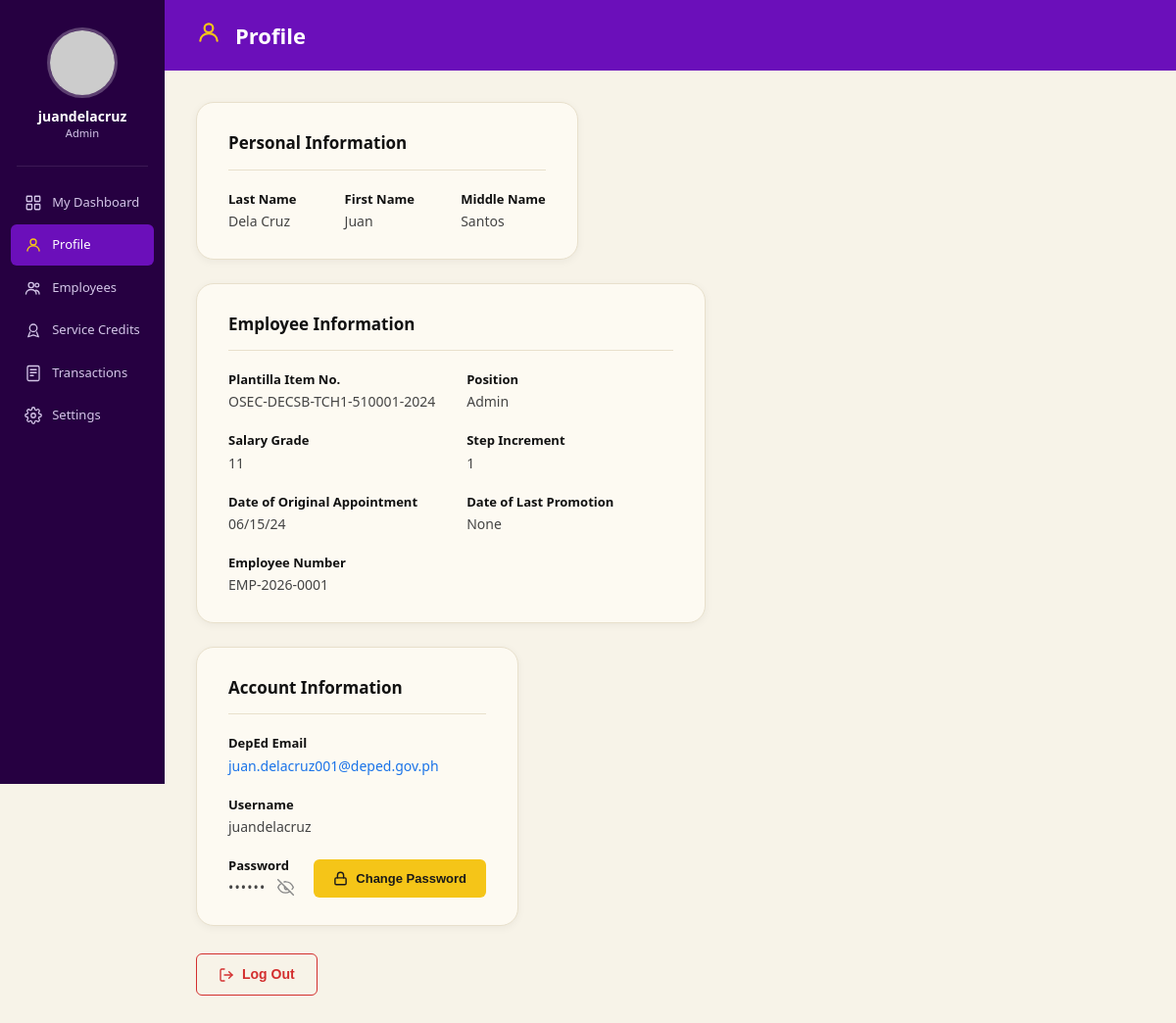
Page /Pages/Admin/adminProfile.php (signed in) on the committed database.
### tables this page shows
CREATE TABLE `employees` (
  `employee_id` int(10) UNSIGNED NOT NULL,
  `employee_number` varchar(50) NOT NULL,
  `personnel_type` enum('Teaching','Non-Teaching') NOT NULL,
  `last_name` varchar(100) NOT NULL,
  `first_name` varchar(100) NOT NULL,
  `middle_name` varchar(100) DEFAULT NULL,
  `plantilla_item_number` varchar(100) DEFAULT NULL,
  `position` varchar(150) NOT NULL,
  `salary_grade` tinyint(3) UNSIGNED DEFAULT NULL,
  `step_increment` tinyint(3) UNSIGNED DEFAULT NULL,
  `date_original_appointment` date DEFAULT NULL,
  `date_last_promotion` date DEFAULT NULL,
  `deped_email` varchar(150) NOT NULL,
  `created_at` datetime NOT NULL DEFAULT current_timestamp(),
  `updated_at` datetime NOT NULL DEFAULT current_timestamp() ON UPDATE current_timestamp()
);

CREATE TABLE `accounts` (
  `account_id` int(10) UNSIGNED NOT NULL,
  `employee_id` int(10) UNSIGNED NOT NULL,
  `role_id` int(10) UNSIGNED NOT NULL,
  `username` varchar(100) NOT NULL,
  `password_hash` varchar(255) NOT NULL,
  `is_active` tinyint(1) NOT NULL DEFAULT 1,
  `created_at` datetime NOT NULL DEFAULT current_timestamp(),
  `updated_at` datetime NOT NULL DEFAULT current_timestamp() ON UPDATE current_timestamp()
);

### database.php (called while the page is built, shortened)
<?php
function db(): PDO {
    static $pdo = null;
    if ($pdo === null) {
        $host = "localhost";
        $database = "db_persys";
        $username = "root";
        $password = "";
        try {
            $pdo = new PDO(
                "mysql:host=$host;dbname=$database;charset=utf8mb4",
                $username,
                $password,
                [
                    PDO::ATTR_ERRMODE => PDO::ERRMODE_EXCEPTION,
                    PDO::ATTR_DEFAULT_FETCH_MODE => PDO::FETCH_ASSOC,
                    PDO::ATTR_EMULATE_PREPARES => false,
                ]
            );
        } catch (PDOException $e) {
            die("Database connection failed: " . $e->getMessage());
        }
    }
    return $pdo;
}

### Pages/Admin/adminProfile.php (the view, shortened to what this page needs)
<?php
$stmt = db()->prepare("
    SELECT
        e.employee_id,
        e.employee_number,
        e.last_name,
        e.first_name,
        e.middle_name,
        e.plantilla_item_number,
        e.position,
        e.salary_grade,
        e.step_increment,
        e.date_original_appointment,
        e.date_last_promotion,
        e.deped_email,
        a.username,
        r.role_name
    FROM employees e
    INNER JOIN accounts a
        ON a.employee_id = e.employee_id
    INNER JOIN roles r
        ON r.role_id = a.role_id
    WHERE e.employee_id = ?
      AND a.is_active = 1
");
$stmt->execute([$_SESSION['employee_id']]);
$profile = $stmt->fetch();
?>
<!DOCTYPE html>
<html lang="en">
<head>
  <link rel="stylesheet" href="../../styles/admin.css" />
  <link rel="stylesheet" href="../../styles/admin-profile.css" />
</head>
<body>
  <div class="app-shell">
    <aside class="sidebar" id="sidebar" aria-label="Admin navigation">
      <img
        class="sidebar-avatar"
        src="https://placehold.co/72x72/6B0FBA/FFFFFF?text=A"
        alt="Admin profile photo"
      />
       <p class="sidebar-name"> <?php echo $_SESSION['username']; ?></p>
      <p class="sidebar-role"> <?php echo $_SESSION['role_name']; ?></p>
      <div class="sidebar-divider" role="separator"></div>
      <nav aria-label="Main menu">
        <ul class="sidebar-nav">
          <li>
            <a href="adminDashboard.php" class="nav-item">
              <span class="nav-icon" aria-hidden="true">
                <svg viewBox="0 0 24 24">
                  <rect x="3" y="3" width="7" height="7" rx="1"/>
                  <rect x="14" y="3" width="7" height="7" rx="1"/>
                  <rect x="3" y="14" width="7" height="7" rx="1"/>
                  <rect x="14" y="14" width="7" height="7" rx="1"/>
                </svg>
              </span>
              My Dashboard
            </a>
          </li>
          <li>
            <a href="#" class="nav-item active" aria-current="page">
              <span class="nav-icon" aria-hidden="true">
                <svg viewBox="0 0 24 24">
                  <circle cx="12" cy="8" r="4"/>
                  <path d="M4 20c0-4 3.6-7 8-7s8 3 8 7"/>
                </svg>
              </span>
              Profile
            </a>
          </li>
          <li>
            <a href="adminEmployees.php" class="nav-item">
              <span class="nav-icon" aria-hidden="true">
                <svg viewBox="0 0 24 24">
                  <circle cx="9" cy="8" r="3.5"/>
                  <path d="M2 20c0-3.3 3.1-6 7-6s7 2.7 7 6"/>
                  <circle cx="17" cy="8" r="2.5"/>
                  <path d="M20 20c0-2.5-1.9-4.5-4.5-5"/>
                </svg>
              </span>
              Employees
            </a>
          </li>
          <li>
            <a href="adminServiceCredits.php" class="nav-item">
              <span class="nav-icon" aria-hidden="true">
                <svg viewBox="0 0 24 24">
                  <circle cx="12" cy="9" r="5"/>
                  <path d="M7.5 14.5L5 21l7-2.5L19 21l-2.5-6.5"/>
                </svg>
              </span>
              Service Credits
            </a>
          </li>
          <li>
            <a href="adminTransactions.php" class="nav-item">
              <span class="nav-icon" aria-hidden="true">
                <svg viewBox="0 0 24 24">
                  <rect x="4" y="2" width="16" height="20" rx="2"/>
                  <line x1="8" y1="7" x2="16" y2="7"/>
                  <line x1="8" y1="11" x2="16" y2="11"/>
                  <line x1="8" y1="15" x2="12" y2="15"/>
                </svg>
              </span>
              Transactions
            </a>
          </li>
          <li>
            <a href="adminSettings.php" class="nav-item">
              <span class="nav-icon" aria-hidden="true">
              </span>
              Settings
            </a>
          </li>
        </ul>
      </nav>
    </aside>
    <div class="main-wrapper">
      <header class="topbar" role="banner">
        <span class="topbar-person-icon" aria-hidden="true">
          <svg viewBox="0 0 24 24">
            <circle cx="12" cy="8" r="4"/>
            <path d="M4 20c0-4 3.6-7 8-7s8 3 8 7"/>
          </svg>
        </span>
        <h1 class="topbar-title">Profile</h1>
      </header>
      <main class="page-content profile-content" id="mainContent">
        <section class="profile-card" aria-labelledby="personalInfoTitle">
          <h2 class="profile-card-title" id="personalInfoTitle">
            Personal Information
          </h2>
          <dl class="info-grid cols-3">
            <div class="info-field">
              <dt class="field-key">Last Name</dt>
              <dd class="field-val"><?= htmlspecialchars($profile['last_name']) ?></dd>
            </div>
            <div class="info-field">
              <dt class="field-key">First Name</dt>
              <dd class="field-val"><?= htmlspecialchars($profile['first_name']) ?></dd>
            </div>
            <div class="info-field">
              <dt class="field-key">Middle Name</dt>
              <dd class="field-val"><?= htmlspecialchars($profile['middle_name']) ?></dd>
            </div>
          </dl>
        </section>
        <section class="profile-card" aria-labelledby="employeeInfoTitle">
          <h2 class="profile-card-title" id="employeeInfoTitle">
            Employee Information
          </h2>
          <dl class="info-grid cols-2">
            <div class="info-field">
              <dt class="field-key">Plantilla Item No.</dt>
              <dd class="field-val"><?= htmlspecialchars($profile['plantilla_item_number']) ?></dd>
            </div>
            <div class="info-field">
              <dt class="field-key">Position</dt>
              <dd class="field-val"><?= htmlspecialchars($profile['position']) ?></dd>
            </div>
            <div class="info-field">
              <dt class="field-key">Salary Grade</dt>
              <dd class="field-val"><?= htmlspecialchars($profile['salary_grade']) ?></dd>
            </div>
            <div class="info-field">
              <dt class="field-key">Step Increment</dt>
              <dd class="field-val"><?= htmlspecialchars($profile['step_increment']) ?></dd>
            </div>
            <div class="info-field">
              <dt class="field-key">Date of Original Appointment</dt>
              <dd class="field-val"> <?= date(
                    'm/d/y',
                    strtotime($profile['date_original_appointment'])
                ) ?></dd>
            </div>
            <div class="info-field">
              <dt class="field-key">Date of Last Promotion</dt>
              <dd class="field-val">  <?= !empty($profile['date_last_promotion'])
        ? date('m/d/y', strtotime($profile['date_last_promotion']))
        : 'None' ?></dd>
            </div>
            <div class="info-field span-full">
              <dt class="field-key">Employee Number</dt>
              <dd class="field-val"><?= htmlspecialchars($profile['employee_number']) ?></dd>
            </div>
          </dl>
        </section>
        <section class="profile-card" aria-labelledby="accountInfoTitle">
          <h2 class="profile-card-title" id="accountInfoTitle">
            Account Information
          </h2>
          <div class="account-grid">
            <div class="info-field">
              <span class="field-key">DepEd Email</span>
              <span class="field-val">
                <a href="#">
                 <?= htmlspecialchars($profile['deped_email']) ?>
                </a>
              </span>
            </div>
            <div class="info-field">
              <span class="field-key">Username</span>
              <span class="field-val"><?= htmlspecialchars($profile['username']) ?></span>
            </div>
            <div class="password-row">
              <div class="password-field">
                <span class="field-key">Password</span>
                <div class="password-display">
                  <span
                    class="password-value field-val"
                    id="profilePasswordValue"
                    data-password=""
                  ><?= htmlspecialchars($profile['password_hash']) ?></span>
                  <button
                    type="button"
                    class="btn-eye-toggle"
                    id="profilePasswordToggle"
                    aria-label="Show password"
                    aria-pressed="false"
                  >
                  </button>
                </div>
              </div>
              <button type="button" class="btn-change-password">
                <svg viewBox="0 0 24 24" aria-hidden="true">
                  <rect x="3" y="11" width="18" height="11" rx="2" ry="2"/>
                  <path d="M7 11V7a5 5 0 0 1 10 0v4"/>
                </svg>
                Change Password
              </button>
            </div>
          </div>
        </section>
       <div class="profile-footer">
          <button type="button" class="btn-logout">
            <svg viewBox="0 0 24 24" aria-hidden="true">
              <path d="M9 21H5a2 2 0 0 1-2-2V5a2 2 0 0 1 2-2h4"/>
              <polyline points="16 17 21 12 16 7"/>
              <line x1="21" y1="12" x2="9" y2="12"/>
            </svg>
            Log Out
          </button>
        </div>
      </main>
    </div>
  </div>
</body>
</html>

### styles/admin.css (style rules this page uses)
*, *::before, *::after { box-sizing: border-box; margin: 0; padding: 0; }
:root { --clr-purple-darkest: #1E0038; --clr-purple-sidebar: #260041; --clr-purple-topbar: #6B0FBA; --clr-purple-active: #7B1FC8; --clr-purple-icon: #5B0FA8; --clr-purple-notif-hd: #2D0057; --clr-purple-mid: #6A0DAD; --clr-yellow-accent: #F5C518; --clr-yellow-badge: #F5C518; --clr-white: #FFFFFF; --clr-cream-bg: #F7F3E8; --clr-card-bg: #FDFAF2; --clr-notif-item-bg: #FDFAF2; --clr-border-light: #E8E0CC; --clr-text-dark: #111111; --clr-text-mid: #444444; --clr-text-light: #888888; --clr-sidebar-text: #D4C5E8; --sidebar-width: 168px; --topbar-height: 72px; --font-base: 'Segoe UI', system-ui, -apple-system, sans-serif; --gap-sm: 8px; --gap-md: 16px; --gap-lg: 24px; --gap-xl: 32px; --radius-sm: 6px; --radius-md: 12px; --radius-lg: 18px; --transition: 0.2s ease; }
html, body { height: 100%; font-family: var(--font-base); background-color: var(--clr-cream-bg); color: var(--clr-text-dark); -webkit-font-smoothing: antialiased; }
a { text-decoration: none; color: inherit; }
ul, ol { list-style: none; }
.app-shell { display: flex; min-height: 100vh; }
.sidebar { width: var(--sidebar-width); min-height: 100vh; background-color: var(--clr-purple-sidebar); display: flex; flex-direction: column; align-items: center; padding: 28px 0 24px; flex-shrink: 0; position: sticky; top: 0; align-self: flex-start; height: 100vh; overflow-y: auto; }
.sidebar-avatar { width: 72px; height: 72px; border-radius: 50%; object-fit: cover; border: 3px solid rgba(255, 255, 255, 0.25); margin-bottom: 10px; }
.sidebar-name { font-size: 0.875rem; font-weight: 700; color: var(--clr-white); text-align: center; line-height: 1.3; }
.sidebar-role { font-size: 0.7rem; color: var(--clr-sidebar-text); text-align: center; margin-bottom: 24px; }
.sidebar-divider { width: 80%; height: 1px; background-color: rgba(255, 255, 255, 0.1); margin-bottom: 16px; }
.sidebar-nav { width: 100%; display: flex; flex-direction: column; gap: 2px; padding: 0 10px; }
.nav-item { display: flex; align-items: center; gap: 10px; padding: 11px 14px; border-radius: var(--radius-sm); font-size: 0.8125rem; font-weight: 500; color: var(--clr-sidebar-text); cursor: pointer; transition: background-color var(--transition), color var(--transition); white-space: nowrap; }
.nav-item.active { background-color: var(--clr-purple-topbar); color: var(--clr-white); }
.nav-icon { display: flex; align-items: center; justify-content: center; flex-shrink: 0; width: 18px; height: 18px; color: inherit; }
.nav-icon svg { width: 18px; height: 18px; stroke: currentColor; fill: none; stroke-width: 1.75; stroke-linecap: round; stroke-linejoin: round; }
.nav-item.active .nav-icon svg { stroke: var(--clr-yellow-accent); }
.main-wrapper { flex: 1; display: flex; flex-direction: column; min-width: 0; }
.topbar { height: var(--topbar-height); background-color: var(--clr-purple-topbar); display: flex; align-items: center; padding: 0 var(--gap-xl); gap: 14px; flex-shrink: 0; }
.topbar-title { font-size: 1.375rem; font-weight: 700; color: var(--clr-white); }
.page-content { flex: 1; background-color: var(--clr-cream-bg); padding: var(--gap-xl); display: grid; grid-template-columns: 1fr 420px; gap: var(--gap-xl); align-items: start; }
:root { --app-font-size: 16px; --persys-font-size: 16px; --app-letter-spacing: 0px; --app-line-height: 1.5; }
html { font-size: var(--app-font-size, 16px); }
body { font-size: var(--persys-font-size, 16px); letter-spacing: var(--app-letter-spacing, 0px); line-height: var(--app-line-height, 1.5); }
body p, body label, body input, body select, body textarea, body button, body th, body td, body li, body a, body span, body small, body strong, body em { letter-spacing: inherit; line-height: inherit; }

### rows in the picture
employees: last_name "Dela Cruz", first_name "Juan", middle_name "Santos", plantilla_item_number "OSEC-DECSB-TCH1-510001-2024", position "Admin", salary_grade "11", step_increment "1", date_original_appointment "06/15/24", employee_number "EMP-2026-0001", deped_email "juan.delacruz001@deped.gov.ph"
accounts: username "juandelacruz"

### other values in the picture
$_SESSION['username'] "juandelacruz"
$_SESSION['role_name'] "Admin"
